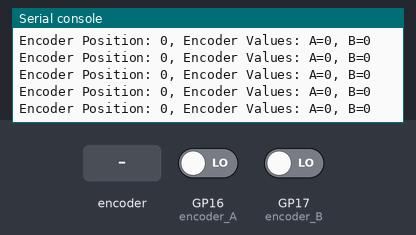
A program run on a simulated Raspberry Pi Pico running MicroPython. On the bench: the last lines printed to the serial console. The inputs (shaded band) are chosen by the test bench; at power-on: GP16 (encoder_A) LOW, GP17 (encoder_B) LOW.

Above: at 1.2 s.
1.3 s: rotary encoder on GP16 (encoder_A) / GP17 (encoder_B) turned 1 step (first pin leading)
At 1.8 s:
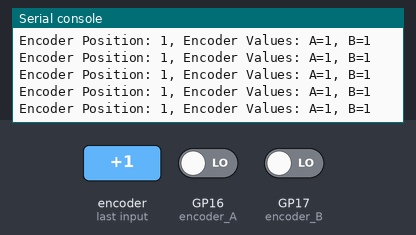
3.0 s: rotary encoder on GP16 (encoder_A) / GP17 (encoder_B) turned 1 step (first pin leading)
At 3.5 s:
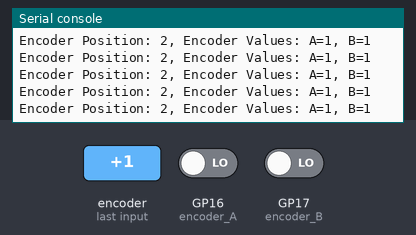
Timing chart, 0 to 6.0 s (numbered marks = the images above; inputs shaded):
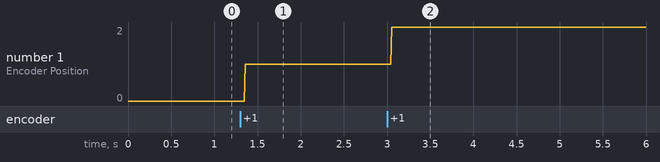

The program:

ReadEncoder.py
```python
from machine import Pin
import utime

# Define GPIO pins for encoder channels
encoder_channel_A = 16
encoder_channel_B = 17

# Setup GPIO pins as inputs with pull-down resistors
encoder_A = Pin(encoder_channel_A, Pin.IN, Pin.PULL_DOWN)
encoder_B = Pin(encoder_channel_B, Pin.IN, Pin.PULL_DOWN)

# Initialize variables to keep track of encoder state
encoder_position = 0
prev_state_A = encoder_A.value()
prev_state_B = encoder_B.value()


try:
    while True:
        # Read the current state of the encoder channels
        current_state_A = encoder_A.value()
        current_state_B = encoder_B.value()

        # Check for changes in encoder state
        if current_state_A != prev_state_A or current_state_B != prev_state_B:
            # Encoder A has changed, update position
            if current_state_A == 1 and prev_state_A == 0 and current_state_A > current_state_B:
                encoder_position += 1

            elif current_state_B == 1 and prev_state_B == 0 and current_state_A < current_state_B:
                encoder_position -= 1

        # Update encoder state variables
        prev_state_A = current_state_A
        prev_state_B = current_state_B

        # Print the current encoder position and encoder values
        print("Encoder Position: {}, Encoder Values: A={}, B={}".format(encoder_position, current_state_A, current_state_B))

        # Add a small delay to control the speed of reading
        utime.sleep_ms(10)

except KeyboardInterrupt:
    pass
```

Measured:
- after the input at 1.3 s, the serial console: prints a new line after 0.06 s (image 1)
- after the input at 3.0 s, the serial console: prints a new line at once (image 2)
- plotted number 1: 0 → 1 after the input at 1.3 s, 1 → 2 after the input at 3.0 s
